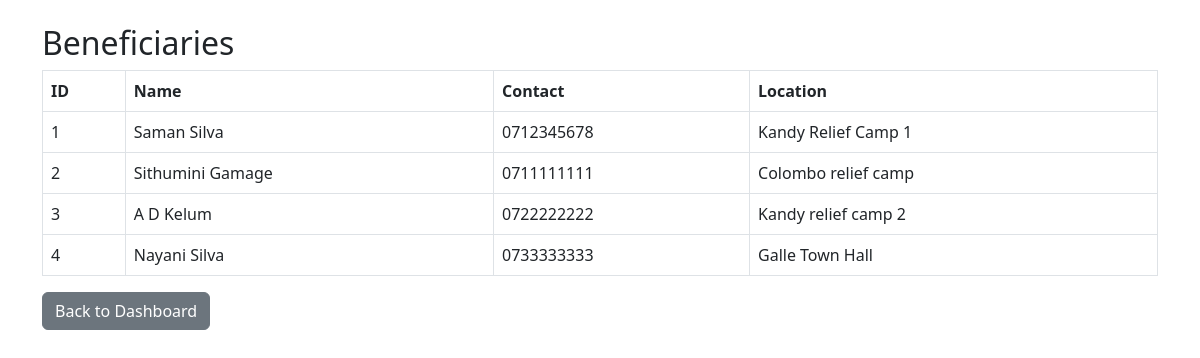
/view_beneficiary.php, run on the app's committed database.
### tables this page shows
CREATE TABLE `beneficiary` (
  `BeneficiaryID` int(11) NOT NULL,
  `Name` varchar(100) NOT NULL,
  `ContactNo` varchar(15) DEFAULT NULL,
  `Location` varchar(100) NOT NULL
);

### view_beneficiary.php (the view, shortened to what this page needs)
<?php
$conn = new mysqli("localhost", "root", "", "disaster_mgt_db");
$result = $conn->query("SELECT * FROM Beneficiary");
?>
<!DOCTYPE html>
<html>
<head>
  <link href="https://cdn.jsdelivr.net/npm/bootstrap@5.3.0/dist/css/bootstrap.min.css" rel="stylesheet">
</head>
<body class="p-4">
<div class="container">
  <h2>Beneficiaries</h2>
  <table class="table table-bordered">
    <tr>
      <th>ID</th>
      <th>Name</th>
      <th>Contact</th>
      <th>Location</th>
    </tr>
    <?php while($row = $result->fetch_assoc()) { ?>
    <tr>
      <td><?= $row['BeneficiaryID'] ?></td>
      <td><?= $row['Name'] ?></td>
      <td><?= $row['ContactNo'] ?></td>
      <td><?= $row['Location'] ?></td>
    </tr>
    <?php } ?>
  </table>
  <a href="index.php" class="btn btn-secondary">Back to Dashboard</a>
</div>
</body>
</html>

### data on the page
beneficiary: BeneficiaryID "1", Name "Saman Silva", ContactNo "0712345678", Location "Kandy Relief Camp 1"
beneficiary: BeneficiaryID "2", Name "Sithumini Gamage", ContactNo "0711111111", Location "Colombo relief camp"
beneficiary: BeneficiaryID "3", Name "A D Kelum", ContactNo "0722222222", Location "Kandy relief camp 2"
beneficiary: BeneficiaryID "4", Name "Nayani Silva", ContactNo "0733333333", Location "Galle Town Hall"
